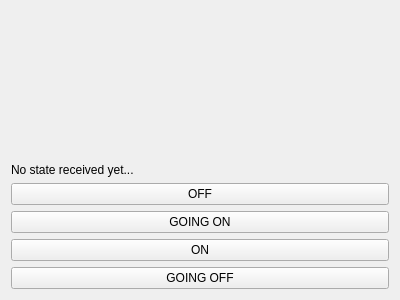
<?xml version="1.0" encoding="UTF-8"?>
<ui version="4.0">
 <class>TryToggleTestUI</class>
 <widget class="QWidget" name="TryToggleTestUI">
  <property name="geometry">
   <rect>
    <x>0</x>
    <y>0</y>
    <width>400</width>
    <height>300</height>
   </rect>
  </property>
  <property name="windowTitle">
   <string>Form</string>
  </property>
  <layout class="QVBoxLayout" name="verticalLayout">
   <item>
    <widget class="TryToggle" name="widgetTryToggle" native="true">
     <property name="sizePolicy">
      <sizepolicy hsizetype="Expanding" vsizetype="Expanding">
       <horstretch>0</horstretch>
       <verstretch>0</verstretch>
      </sizepolicy>
     </property>
    </widget>
   </item>
   <item>
    <widget class="QLabel" name="labelLastStateEmitted">
     <property name="sizePolicy">
      <sizepolicy hsizetype="Minimum" vsizetype="Minimum">
       <horstretch>0</horstretch>
       <verstretch>0</verstretch>
      </sizepolicy>
     </property>
     <property name="text">
      <string>No state received yet...</string>
     </property>
    </widget>
   </item>
   <item>
    <widget class="QPushButton" name="pushButtonOff">
     <property name="text">
      <string>OFF</string>
     </property>
    </widget>
   </item>
   <item>
    <widget class="QPushButton" name="pushButtonGoingOn">
     <property name="text">
      <string>GOING ON</string>
     </property>
    </widget>
   </item>
   <item>
    <widget class="QPushButton" name="pushButtonOn">
     <property name="text">
      <string>ON</string>
     </property>
    </widget>
   </item>
   <item>
    <widget class="QPushButton" name="pushButtonGoingOff">
     <property name="text">
      <string>GOING OFF</string>
     </property>
    </widget>
   </item>
  </layout>
 </widget>
 <customwidgets>
  <customwidget>
   <class>TryToggle</class>
   <extends>QWidget</extends>
   <header>widgets/TryToggle.hpp</header>
   <container>1</container>
  </customwidget>
 </customwidgets>
 <resources/>
 <connections/>
</ui>
